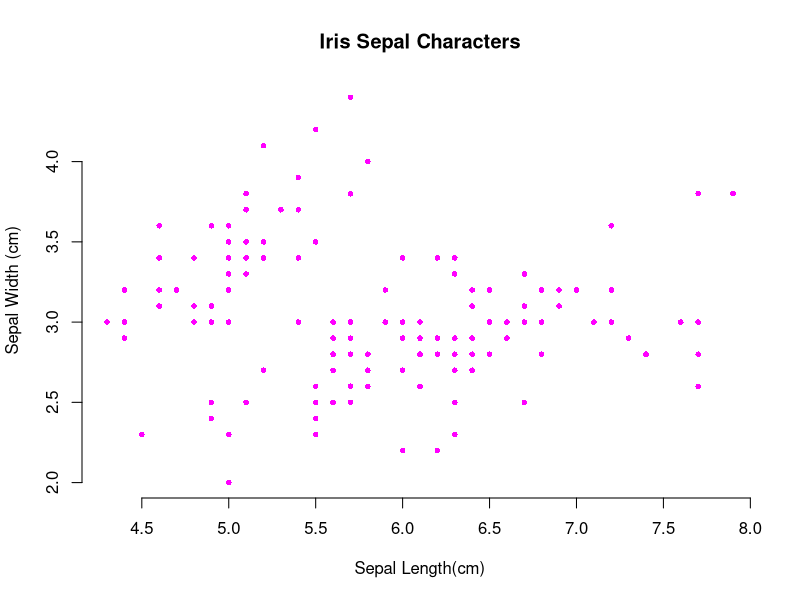
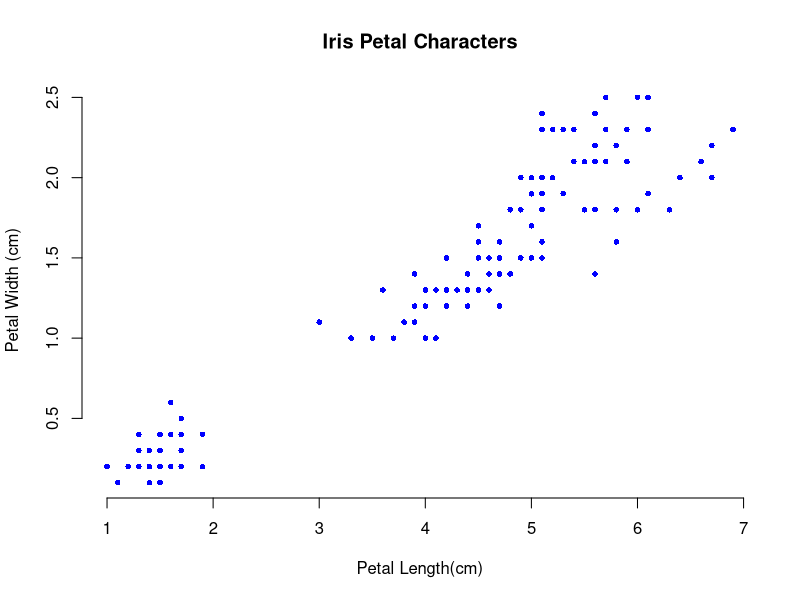
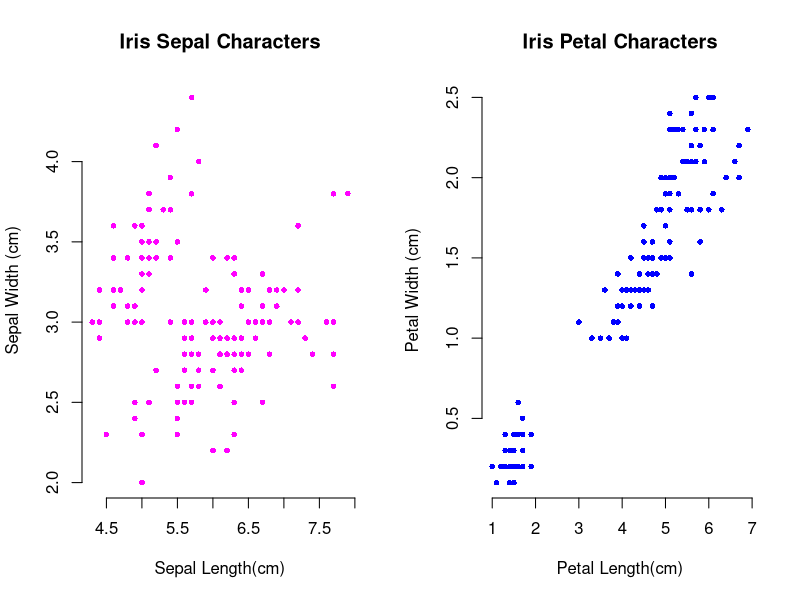
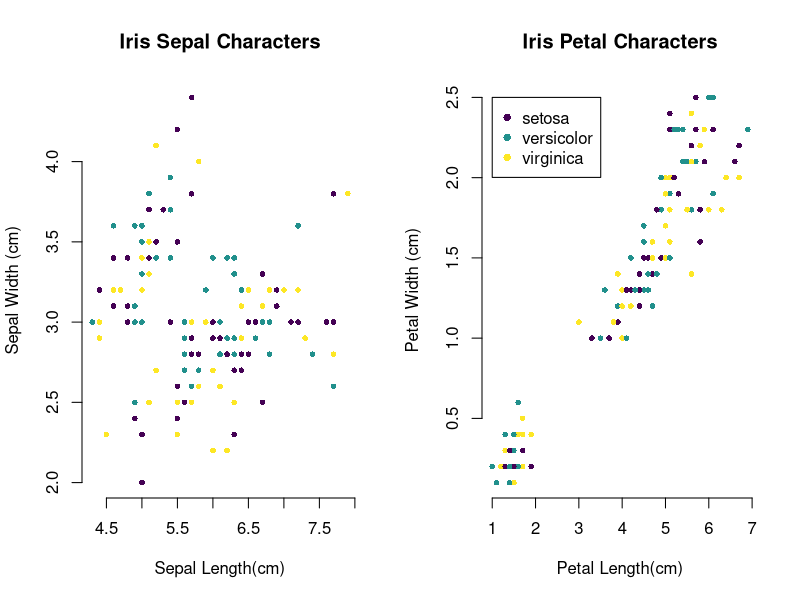

These figures' R source, in order:
#### Setup ####
getwd() # get working directory
setwd("/Users/kris/GitHub/intersession_datav_2024/code")

install.packages("viridis")

library(datasets) # this line loads the 
library(viridis) # this line loads the viridis library

#### Data ####
data('iris') # load "iris" to the environment

class(iris) # checking the class of "iris"

head(iris) # gets the first 6 entry of the dataset

# tabulate different species
table(iris$Species)
table(iris[,5])
table(iris[,"Species"])

#### Plot ####
## relationship w/ length and width
# plot(iris$Sepal.Length, iris$Sepal.Width)

# png("iris_sepal.png", width = 520, height = 520)
plot(iris[,c(1,2)], pch = 16, cex = 0.75, col = "magenta", bty = "n", 
     xlab = "Sepal Length(cm)", ylab = "Sepal Width (cm)", main = "Iris Sepal Characters")
# dev.off() # close the current file

plot(iris$Petal.Length, iris$Petal.Width, pch = 16, cex = 0.75, col = "blue", bty = "n", 
     xlab = "Petal Length(cm)", ylab = "Petal Width (cm)", main = "Iris Petal Characters")


# plot two diagrams side-by-side
par(mfrow = c(1,2))
plot(iris[,c(1,2)], pch = 16, cex = 0.75, col = "magenta", bty = "n", 
     xlab = "Sepal Length(cm)", ylab = "Sepal Width (cm)", main = "Iris Sepal Characters")

plot(iris$Petal.Length, iris$Petal.Width, pch = 16, cex = 0.75, col = "blue", bty = "n", 
     xlab = "Petal Length(cm)", ylab = "Petal Width (cm)", main = "Iris Petal Characters")

# colour by species
col.species.unique <- viridis::viridis(length(unique(iris$Species)))
names(col.species.unique) <- unique(iris$Species)

#png('iris_species.png', width = 1000, height = 520 )
par(mfrow = c(1,2))
plot(iris[,c(1,2)], pch = 16, cex = 0.75, col = col.species.unique, bty = "n", 
     xlab = "Sepal Length(cm)", ylab = "Sepal Width (cm)", main = "Iris Sepal Characters")

plot(iris$Petal.Length, iris$Petal.Width, pch = 16, cex = 0.75, col = col.species.unique, bty = "n", 
     xlab = "Petal Length(cm)", ylab = "Petal Width (cm)", main = "Iris Petal Characters")

legend(x = 1, y = 2.5, 
       legend = names(col.species.unique),
       col = col.species.unique, pch = 16)
# dev.off()




